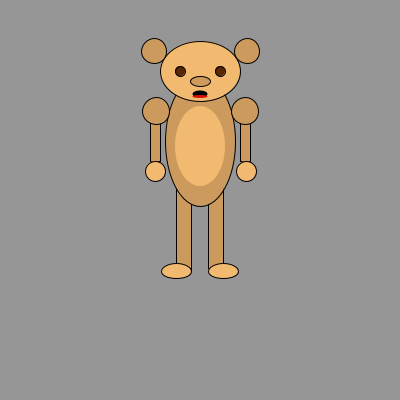
Frame 1 (no input)
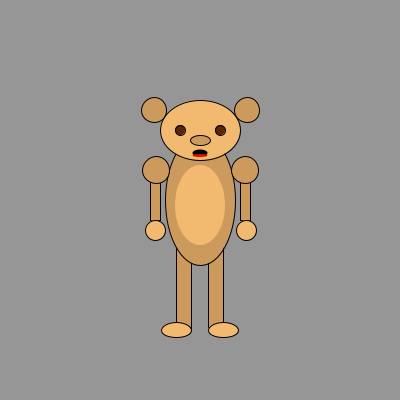
Frame 60 (the mouse pressed at the canvas centre just before this capture)
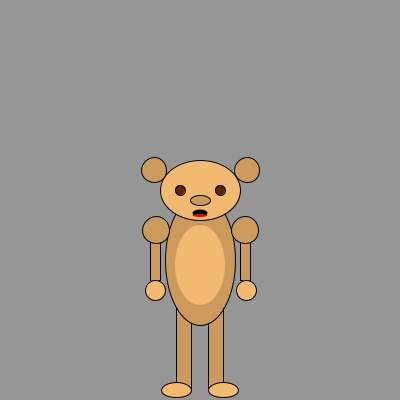
Frame 120 (the mouse held since frame 60 and released just before this capture)

The Processing sketch that drew these frames (run headless with seeded random() and noise(); from frame 60 on, the mouse is pressed at the canvas centre):

// Processing sketch: processing_57502
// ── processing_57502.pde

float ypos1 = 70;
float yspeed1 = 1;

void setup() {
  size (400,400);
}

void draw() {
  smooth();
  background(150);
  moveCreature();
  bounceCreature();
  display();
  }

void display(){
  for (float m = 176; m < 210; m+=32){ // Legs
    stroke(0);
    fill(203,154,92);
    rect(m,ypos1+100,15,100);
  }
    
    for (float n = 176; n < 233; n+=47){ // Feet
      stroke(0);
      fill(242,186,113);
      ellipse(n,ypos1+200,30,15);
  }

    fill(203,154,92); // Body
    ellipse(200,ypos1+70,70,130);
    
    noStroke(); // Stomach
    fill(242,186,113);
    ellipse(200,ypos1+75,50,80);

    stroke(0); // Head
    fill(242, 186, 113);
    ellipse(200,ypos1,80,60);

    for (float i = 180; i < 230; i+=40) { // Eyes
     fill (90,39,6);
     ellipse(i,ypos1,10,10);
  }
  
    stroke(0); // Nose
    fill(203,154,92);
    ellipse(200,ypos1+10,20,10);

    noStroke(); // Mouth
    fill(0);
    ellipse(200,ypos1+23,15,7);

    fill(216,17,7); // Tongue
    ellipse(200,ypos1+25.5,15,3);
  
    for (float j = 154; j < 250; j+=93) { // Ears
      stroke(0);
      fill(203,154,92);
      ellipse(j,ypos1-20,25,25); 
  }

     for (float k = 150; k < 250; k+=90) { // Arms
       stroke(0);
       fill(203, 154, 92);
       rect(k, ypos1+40,10,50);
   }

    for (float k = 156; k < 250; k+=89) { // Shoulders
      stroke(0);
      fill(203,154,92);
      ellipse(k,ypos1+40,27,27);
  }

    for (float l = 155; l < 280; l+=91) { // Hands
      stroke(0);
      fill(242,186,113);
      ellipse(l,ypos1+100,20,20);
  }
}

void moveCreature(){
  ypos1 = ypos1 + yspeed1;
}

void bounceCreature(){
  if ((ypos1 > height-205) || (ypos1 < 30)) {
    yspeed1 = yspeed1 * -1;
  }
}
